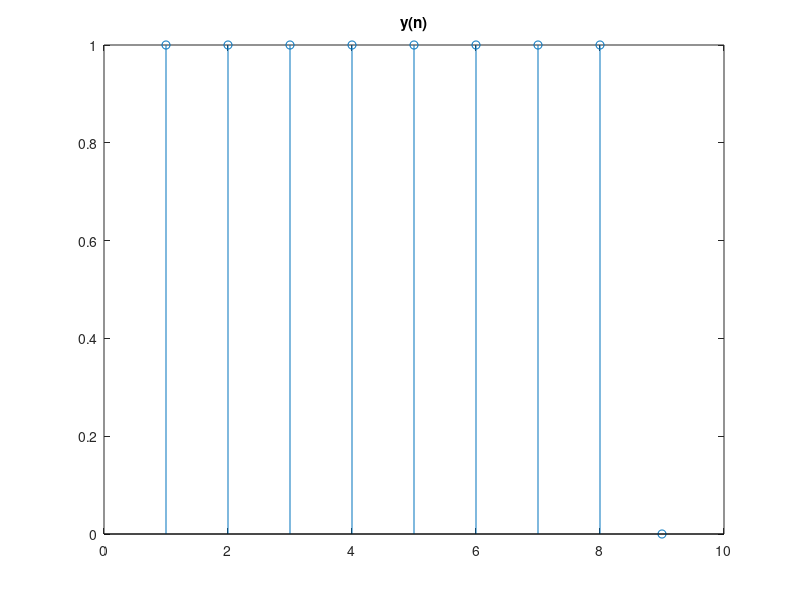

This figure's MATLAB source:
clc;
clear all;
close all;
hn=[1 1];
xn=[1 0 1 0 1 0 1 0];
m=2;
l=3;
n=l+m-1;
x1=xn(1:l);
x2=xn(l+1:l+3);
x3=[xn(l+4:l+5),0];
z=zeros(1,2);
hn1=[hn,z];
hk=fft(hn1);
x1n=[0,x1];
x2n=[x1n(1,4),x2];
x3n=[x2n(1,4),x3];
x1k=fft(x1n);
x2k=fft(x2n);
x3k=fft(x3n);
y1k=x1k.*hk;
y2k=x2k.*hk;
y3k=x3k.*hk;
y1n=ifft(y1k);
y2n=ifft(y2k);
y3n=ifft(y3k);
yn1=y1n(l-1:l+1);
yn2=y2n(l-1:l+1);
yn3=y3n(l-1:l+1);
yn=[yn1,yn2,yn3];
stem(yn);
title('y(n)');




